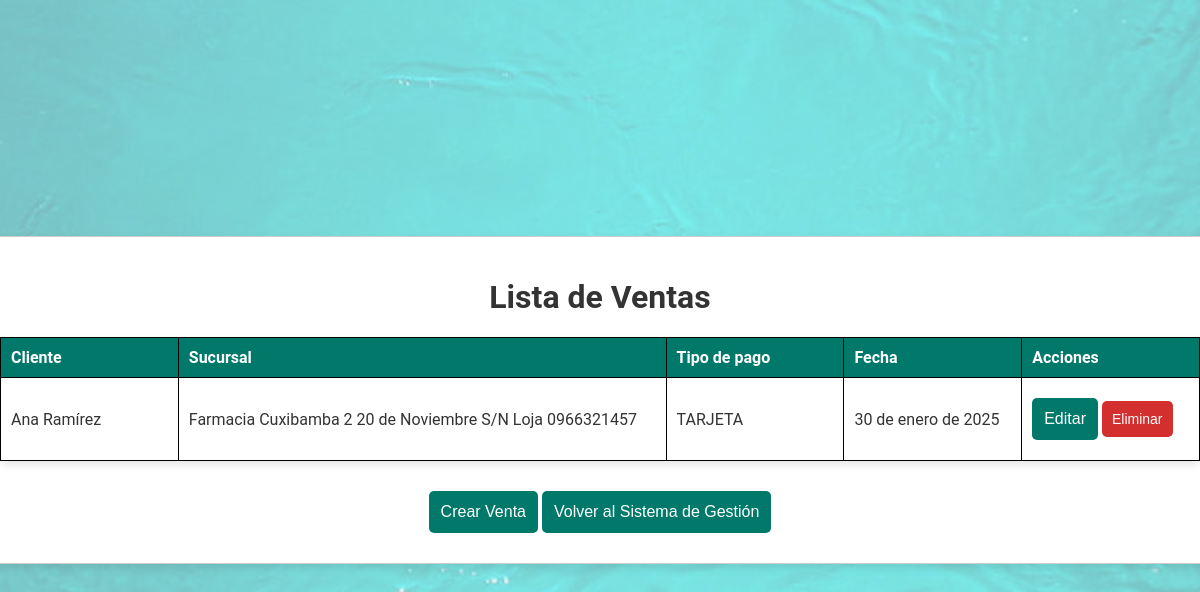
/ventas/, run on the app's committed database.
### Farmacia/models.py (models this page shows, shortened)
class Venta(models.Model):
    cliente = models.ForeignKey(Cliente, on_delete=models.CASCADE,related_name='ventas')
    sucursal = models.ForeignKey(Sucursal, on_delete=models.CASCADE)
    tipo_pago = models.CharField(max_length=50,
        choices=[(tag.name, tag.value) for tag in TipoDePago])
    fecha = models.DateField()
    total = models.FloatField()

class Persona(models.Model):
    cedula = models.CharField(max_length=10, primary_key=True)
    nombre = models.CharField(max_length=50)
    teléfono = models.CharField(max_length=10)
    class Meta:
        abstract = True

class Cliente(Persona):
    dirección = models.CharField(max_length=50)
    def __str__(self):
        return self.nombre

class Sucursal(models.Model):
    nombre = models.CharField(max_length=50)
    dirección = models.ForeignKey(Dirección, on_delete=models.CASCADE)
    teléfono = models.CharField(max_length=10)
    farmacia = models.ForeignKey('Farmacia', on_delete=models.CASCADE, related_name='sucursales')
    def __str__(self):
        return f'{self.nombre} {self.dirección} {self.teléfono}'

class Dirección(models.Model):
    calle_principal = models.CharField(max_length=50)
    calle_secundaria = models.CharField(max_length=50)
    ciudad = models.CharField(max_length=50)
    def __str__(self):
        return f'{self.calle_principal} {self.calle_secundaria} {self.ciudad}'

### Farmacia/views.py (the view)
# urls.py: path('ventas/', views.venta_list, name='venta_list'),
def venta_list(request):
    ventas = Venta.objects.all()
    return render(request, 'ventas/venta_list.html', {'ventas': ventas})

### templates/ventas/venta_list.html (shortened to what this page needs)
<!DOCTYPE html>
<html lang="es">
<head>
    {% load static %}
    <link rel="stylesheet" href="{% static 'css/tablas.css' %}">
</head>
<body class="venta-list">
    <div class="container">
        <h1>Lista de Ventas</h1>
        <table class="styled-table">
            <thead>
                <tr>
                    <th>Cliente</th>
                    <th>Sucursal</th>
                    <th>Tipo de pago</th>
                    <th>Fecha</th>
                    <th>Acciones</th>
                </tr>
            </thead>
            <tbody>
                {% for venta in ventas %}
                    <tr>
                        <td>{{ venta.cliente }}</td>
                        <td>{{ venta.sucursal }}</td>
                        <td>{{ venta.tipo_pago }}</td>
                        <td>{{ venta.fecha }}</td>
                        <td>
                            <a href="{% url 'venta_update' venta.pk %}"><button class="edit">Editar</button></a>
                            <a href="{% url 'venta_delete' venta.pk %}"><button class="delete">Eliminar</button></a>
                        </td>
                    </tr>
                {% endfor %}
            </tbody>
        </table>
        <a href="{% url 'venta_create' %}"><button>Crear Venta</button></a>
        <a href="{% url 'management_system' %}"><button>Volver al Sistema de Gestión</button></a>
    </div>
</body>
</html>

### static/css/tablas.css (style rules this page uses)
body { display: flex; justify-content: center; align-items: center; height: 100vh; margin: 0; font-family: 'Roboto', sans-serif; background: #f0f0f0; flex-direction: column; color: #333; }
.container { width: 100%; max-width: 100%; margin: 0; border: 1px solid #ccc; border-radius: 10px; overflow-x: auto; box-shadow: 0 4px 8px rgba(0, 0, 0, 0.1); padding: 20px; background-color: #fff; text-align: center; min-width: 700px; }
table { width: 100%; border-collapse: collapse; margin-bottom: 20px; background-color: #fff; border-radius: 5px; overflow-x: auto; box-shadow: 0 4px 8px rgba(0, 0, 0, 0.1); table-layout: auto; }
table, th, td { border: 1px solid #000; }
th, td { padding: 10px; text-align: left; white-space: nowrap; min-width: 150px; }
th { background-color: #00796b; color: white; }
a { display: inline-block; margin: 10px 0; color: #00796b; text-decoration: none; font-size: 16px; }
a button { background-color: #00796b; color: white; border: none; padding: 12px; border-radius: 5px; cursor: pointer; font-size: 16px; transition: background-color 0.3s ease, transform 0.3s ease; }
button.delete { background-color: #d32f2f; color: white; border: none; padding: 10px; border-radius: 5px; cursor: pointer; font-size: 14px; transition: background-color 0.3s ease, transform 0.3s ease; }

### static/css/background.css (style rules this page uses)
body::before { content: ""; position: fixed; top: 0; left: 0; width: 100%; height: 100%; background-image: url('../img/HD-wallpaper-turquoise-sea-underwater-turquoise.jpg'); background-size: cover; background-position: center; background-repeat: no-repeat; opacity: 0.5; z-index: -1; }

### data on the page
Venta: cliente "Ana Ramírez", sucursal "Farmacia Cuxibamba 2 20 de Noviembre S/N Loja 0966321457", tipo_pago "TARJETA", fecha "30 de enero de 2025"
